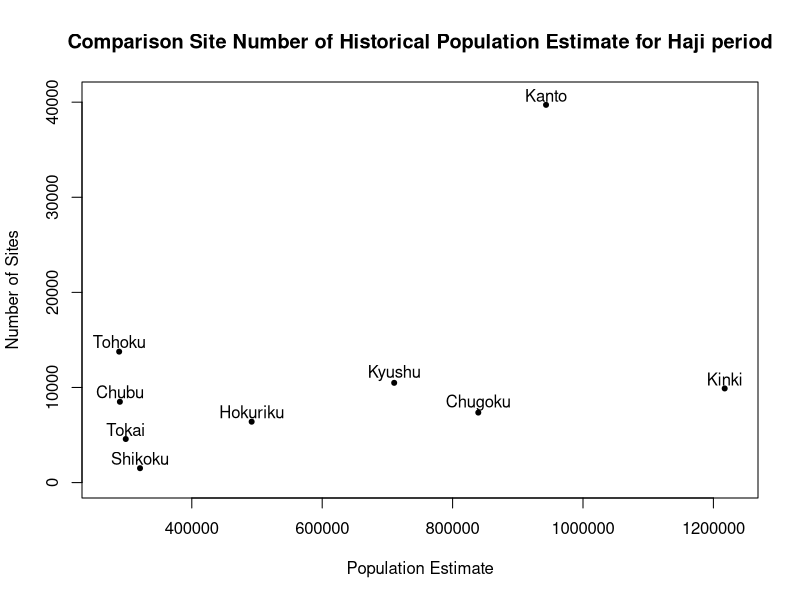
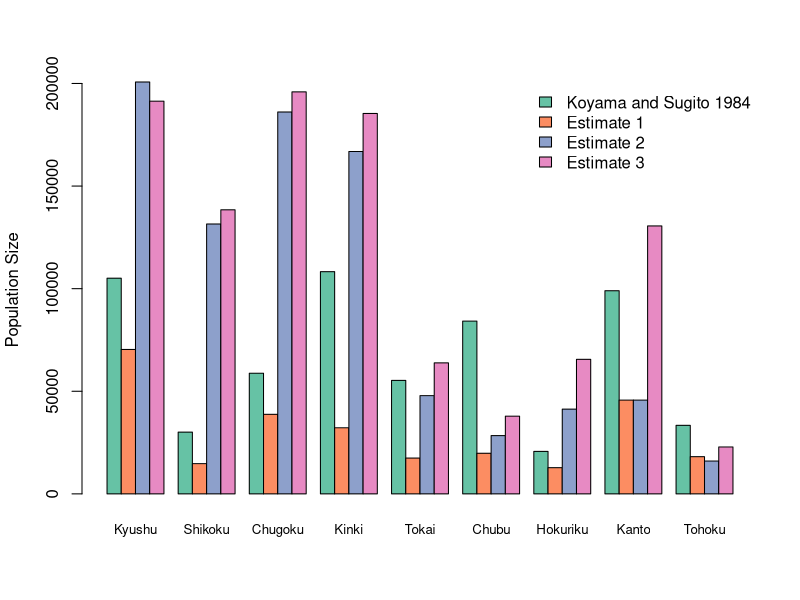

Write R code to recreate these figures, in order.
library(here)
library(RColorBrewer)


# Figure S1 #Scatter plot Site vs Pop Estimate Haji ----
comp.est  <- read.csv(here('results','pop_estimate_compare.csv'))
pdf(width=8,height=6,file=here('figures','figure_S1.pdf'))
plot(comp.est$Haji.pop,comp.est$Haji.sites,pch=20,xlab='Population Estimate',ylab='Number of Sites',main='Comparison Site Number of Historical Population Estimate for Haji period',ylim=c(0,40500),xlim=c(270000,1230000))
text(comp.est$Haji.pop,comp.est$Haji.site+1000,labels=comp.est$Region)
dev.off()

# Figure S2 #Comparison estimates ----
comp.est  <- comp.est[match(c('Kyushu','Shikoku','Chugoku','Kinki','Tokai','Chubu','Hokuriku','Kanto','Tohoku'),comp.est$Region),]
cols  <- brewer.pal(4,'Set2')
pdf(width=8,height=6,file=here('figures','figure_S2.pdf'))
barplot(t(as.matrix(comp.est[,c('Yayoi.pop84','Yayoi.pop.est1','Yayoi.pop.est2','Yayoi.pop.est3')])),beside=TRUE,names.arg=comp.est$Region,col=cols,ylab='Population Size',cex.names=0.8)
legend('topright',legend=c('Koyama and Sugito 1984','Estimate 1','Estimate 2','Estimate 3'),fill=cols,bty='n')
dev.off()



